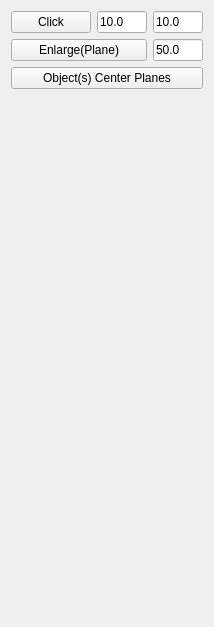
             <widget class="QWidget" name="Plane_Tab2_2">
              <attribute name="title">
               <string>Plane 1/2</string>
              </attribute>
              <layout class="QGridLayout" name="gridLayout_36">
               <item row="0" column="0">
                <layout class="QHBoxLayout" name="horizontalLayout_68">
                 <item>
                  <widget class="QPushButton" name="button_click_for_plane">
                   <property name="sizePolicy">
                    <sizepolicy hsizetype="MinimumExpanding" vsizetype="Fixed">
                     <horstretch>0</horstretch>
                     <verstretch>0</verstretch>
                    </sizepolicy>
                   </property>
                   <property name="toolTip">
                    <string>Click:
Create a rectangular Plane perpendicular to the view at location of one mouse click.
Define the width and the length of the Plane if needed.
- Click first on the Button then click once on the View.
- Click first on the Button then click once on top of one object of the View
 to attach the plane at this object.
- You can also select an already existing point first and click the button to attach the plane.

NB: The plane width and length can be defined first.

Use left mouse button (MB1) to generate Planes. 
MB2 and MB3 can still be used for view zoom and view rotation.
</string>
                   </property>
                   <property name="text">
                    <string>Click</string>
                   </property>
                   <property name="icon">
                    <iconset>
                     <normaloff>../Icons/WF_clickPlane.svg</normaloff>../Icons/WF_clickPlane.svg</iconset>
                   </property>
                   <property name="iconSize">
                    <size>
                     <width>32</width>
                     <height>32</height>
                    </size>
                   </property>
                  </widget>
                 </item>
                 <item>
                  <widget class="QLineEdit" name="length_plane">
                   <property name="sizePolicy">
                    <sizepolicy hsizetype="MinimumExpanding" vsizetype="Fixed">
                     <horstretch>0</horstretch>
                     <verstretch>0</verstretch>
                    </sizepolicy>
                   </property>
                   <property name="minimumSize">
                    <size>
                     <width>40</width>
                     <height>0</height>
                    </size>
                   </property>
                   <property name="maximumSize">
                    <size>
                     <width>50</width>
                     <height>16777215</height>
                    </size>
                   </property>
                   <property name="toolTip">
                    <string>Length of the Plane.</string>
                   </property>
                   <property name="text">
                    <string>10.0</string>
                   </property>
                  </widget>
                 </item>
                 <item>
                  <widget class="QLineEdit" name="width_plane">
                   <property name="sizePolicy">
                    <sizepolicy hsizetype="MinimumExpanding" vsizetype="Fixed">
                     <horstretch>0</horstretch>
                     <verstretch>0</verstretch>
                    </sizepolicy>
                   </property>
                   <property name="minimumSize">
                    <size>
                     <width>40</width>
                     <height>0</height>
                    </size>
                   </property>
                   <property name="maximumSize">
                    <size>
                     <width>50</width>
                     <height>16777215</height>
                    </size>
                   </property>
                   <property name="toolTip">
                    <string>Width of the Plane.</string>
                   </property>
                   <property name="text">
                    <string>10.0</string>
                   </property>
                  </widget>
                 </item>
                </layout>
               </item>
               <item row="1" column="0">
                <layout class="QHBoxLayout" name="horizontalLayout_71">
                 <item>
                  <widget class="QPushButton" name="button_extension_plane">
                   <property name="sizePolicy">
                    <sizepolicy hsizetype="Expanding" vsizetype="Fixed">
                     <horstretch>0</horstretch>
                     <verstretch>0</verstretch>
                    </sizepolicy>
                   </property>
                   <property name="toolTip">
                    <string>Enlarge(Plane):
Extend a Plane in each dimension.
- First select a  Plane (or several Planes) 
- Second push this button

NB: 
 - The percentage of  the extension can be defined first.</string>
                   </property>
                   <property name="text">
                    <string>Enlarge(Plane)</string>
                   </property>
                   <property name="icon">
                    <iconset>
                     <normaloff>../Icons/WF_enlargePlane.svg</normaloff>../Icons/WF_enlargePlane.svg</iconset>
                   </property>
                   <property name="iconSize">
                    <size>
                     <width>32</width>
                     <height>32</height>
                    </size>
                   </property>
                  </widget>
                 </item>
                 <item>
                  <widget class="QLineEdit" name="extension_plane">
                   <property name="sizePolicy">
                    <sizepolicy hsizetype="MinimumExpanding" vsizetype="Fixed">
                     <horstretch>0</horstretch>
                     <verstretch>0</verstretch>
                    </sizepolicy>
                   </property>
                   <property name="minimumSize">
                    <size>
                     <width>40</width>
                     <height>0</height>
                    </size>
                   </property>
                   <property name="maximumSize">
                    <size>
                     <width>50</width>
                     <height>16777215</height>
                    </size>
                   </property>
                   <property name="toolTip">
                    <string>Extension of the Plane in each dimension in percentage.</string>
                   </property>
                   <property name="text">
                    <string>50.0</string>
                   </property>
                  </widget>
                 </item>
                </layout>
               </item>
               <item row="2" column="0">
                <widget class="QPushButton" name="button_object_center_planes">
                 <property name="toolTip">
                  <string>Object(s) Center Planes:
Create 3 Planes (XY, XZ and YZ) at center location of all selected Object(s).
- First select one or severl objects
- Second push this button</string>
                 </property>
                 <property name="text">
                  <string>Object(s) Center Planes</string>
                 </property>
                 <property name="icon">
                  <iconset>
                   <normaloff>../Icons/WF_centerObjectsPlanes.svg</normaloff>../Icons/WF_centerObjectsPlanes.svg</iconset>
                 </property>
                 <property name="iconSize">
                  <size>
                   <width>32</width>
                   <height>32</height>
                  </size>
                 </property>
                </widget>
               </item>
               <item row="3" column="0">
                <spacer name="verticalSpacer_27">
                 <property name="orientation">
                  <enum>Qt::Vertical</enum>
                 </property>
                 <property name="sizeHint" stdset="0">
                  <size>
                   <width>20</width>
                   <height>527</height>
                  </size>
                 </property>
                </spacer>
               </item>
              </layout>
             </widget>
